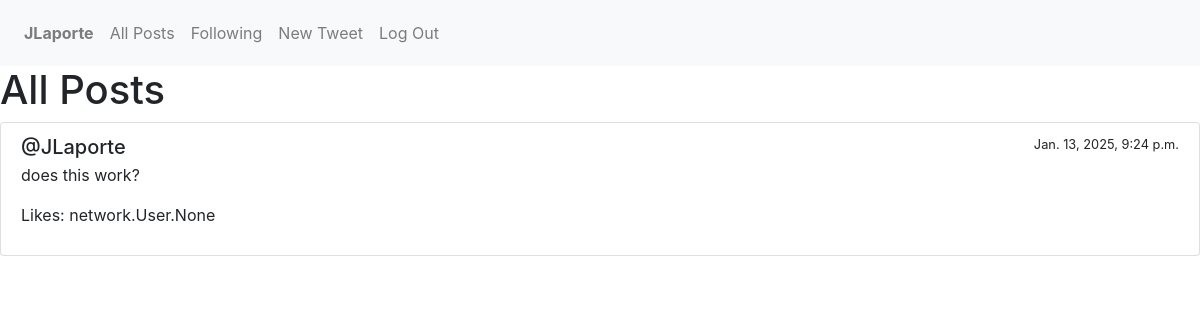
Page /profile/2 (signed in) on the earlier database version.
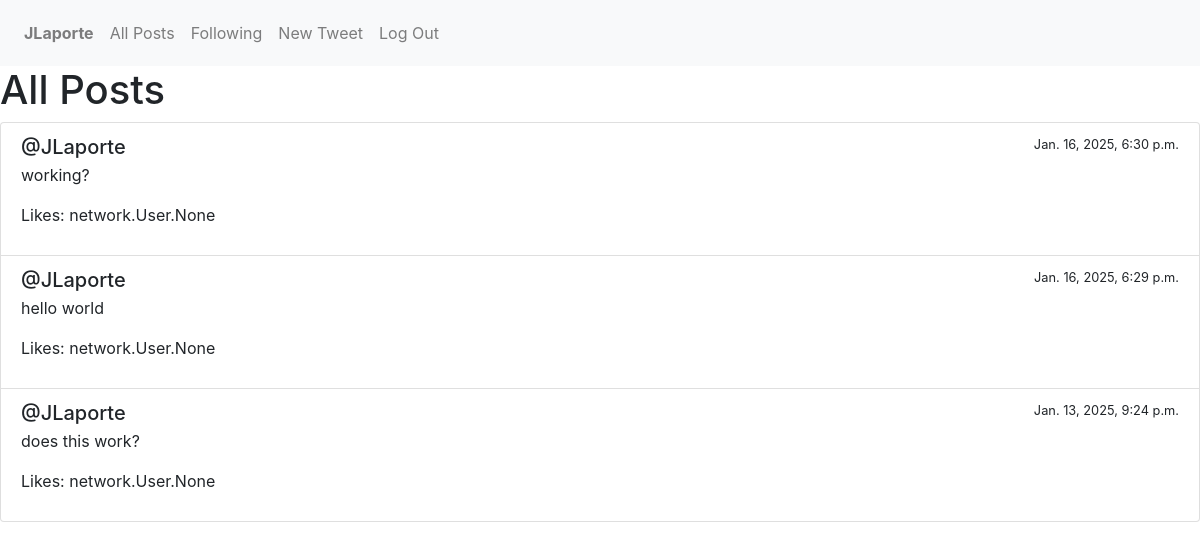
Same page on the later database version.
### network/models.py (models this page shows, shortened)
class User(AbstractUser):
    id = models.AutoField(primary_key=True)
    username = models.CharField(max_length=150, unique=True)
    email = models.EmailField(max_length=254)
    password = models.CharField(max_length=64)
    def __str__(self):
        return f"{self.username}"

class Post(models.Model):
    user = models.ForeignKey(User, on_delete=models.CASCADE, related_name="posts")
    content = models.TextField()
    timestamp = models.DateTimeField(auto_now_add=True)
    likes = models.ManyToManyField(User, through=Like, related_name="liked_posts")

### network/views.py (the view)
# urls.py: path("profile/<int:user_id>", views.profile, name="profile"),
@login_required
def profile(request, user_id):
    try:
        user = User.objects.get(id=user_id)
    except User.DoesNotExist:
        return render(request, "network/profile.html", {
            "message": "User not found."
        })
    posts = Post.objects.filter(user=user).order_by("-timestamp")
    if user == request.user.id:
        return render(request, "network/profile.html",{
            "user": user,
            "posts": posts,
        })
    else:
        return render(request, "network/profile.html", {
            "user": user,
            "posts": posts
        })

### network/templates/network/profile.html
{% extends "network/layout.html" %}
{% block body %}
    <h1>All Posts</h1>
    <div class="list-group">
        {% for post in posts %}
            <div class="list-group-item">
                <div class="d-flex w-100 justify-content-between">
                    <h5 class="mb-1">@{{ post.user }}</h5>
                    <small>{{ post.timestamp }}</small>
                </div>
                <p>{{ post.content }}</p>
                <p>Likes: {{ post.likes }}</p>
            </div>
        {% endfor %}
    </div>
{% endblock %}

### network/templates/network/layout.html (shortened to what this page needs)
{% load static %}
<!DOCTYPE html>
<html lang="en">
    <head>
        <link rel="stylesheet" href="https://stackpath.bootstrapcdn.com/bootstrap/4.4.1/css/bootstrap.min.css">
        <link href="{% static 'network/styles.css' %}" rel="stylesheet">
    </head>
    <body>
        <nav class="navbar navbar-expand-lg navbar-light bg-light">
            <div>
                <ul class="navbar-nav mr-auto">
                {% if user.is_authenticated %}
                    <li class="nav-item">
                        <a class="nav-link" id="profile" href="{% url 'profile' user_id=user.id %}"><strong>{{ user.username }}</strong></a>
                    </li>
                {% endif %}
                <li class="nav-item">
                    <a class="nav-link" id="all_posts" href="{% url 'all_posts' %}">All Posts</a>
                </li>
                {% if user.is_authenticated %}
                    <li class="nav-item">
                        <a class="nav-link" href="{% url 'following' %}">Following</a>
                    </li>
                    <li class="nav-item">
                        <a class="nav-link" href="{% url 'create_post' %}">New Tweet</a>
                    </li>
                    <li class="nav-item">
                        <a class="nav-link" href="{% url 'logout' %}">Log Out</a>
                    </li>
                {% endif %}
                </ul>
            </div>
        </nav>
        <div class="body">
            {% block body %}
            {% endblock %}
        </div>
    </body>
</html>

### network/static/network/styles.css (style rules this page uses)
.navbar-nav .nav-link { padding-top: 0; padding-bottom: 0; height: 50px; line-height: 50px; }
.list-group { border: 1px; border-radius: full; }

Differences in the rows shown:
added Post: user "JLaporte", timestamp "Jan. 16, 2025, 6:30 p.m.", content "working?", likes "network.User.None"
added Post: user "JLaporte", timestamp "Jan. 16, 2025, 6:29 p.m.", content "hello world", likes "network.User.None"
